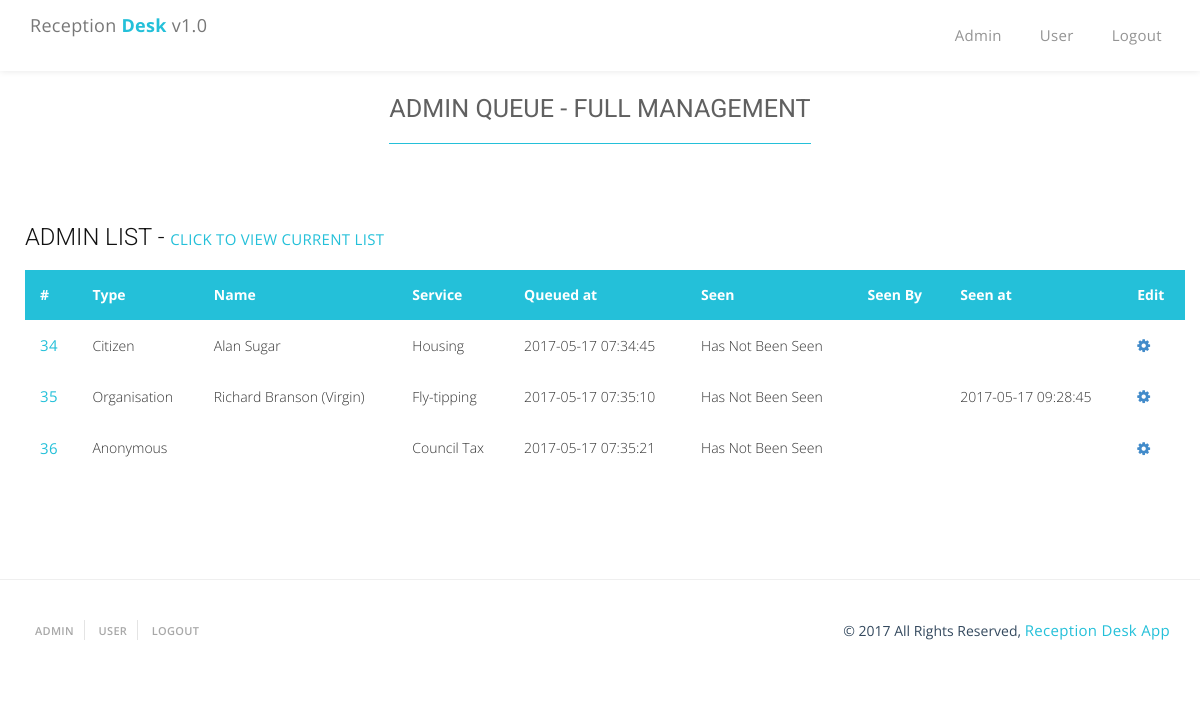
Screenshot of /admin.php (signed in) with the database file from the repository.
### tables this page shows
CREATE TABLE `queue` (
  `ID` int(10) NOT NULL,
  `Type` varchar(255) NOT NULL,
  `TypeName` varchar(255) NOT NULL,
  `Name` varchar(255) NOT NULL,
  `Service` int(10) NOT NULL,
  `QueuedAt` timestamp NOT NULL DEFAULT CURRENT_TIMESTAMP,
  `Seen` int(1) DEFAULT '0',
  `SeenBy` varchar(255) DEFAULT NULL,
  `SeenAt` datetime DEFAULT NULL
);

CREATE TABLE `service` (
  `ID` int(10) NOT NULL,
  `Service` varchar(255) NOT NULL
);

### admin.php (the view, shortened to what this page needs)
<?php
include("db.php");
?>
<!DOCTYPE html>
<head>
    <link rel="stylesheet" href="css/bootstrap.min.css">
    <link rel="stylesheet" href="css/font-awesome.min.css">
    <link rel="stylesheet" href="css/animate.css">
    <link rel="stylesheet" href="css/prettyPhoto.css">
    <link rel="stylesheet" href="css/owl.carousel.css">
    <link rel="stylesheet" href="css/main.css">
    <link rel="stylesheet" href="css/responsive.css">
</head>
<?php
$sql = <<<SQL
    SELECT *
    FROM `queue`
	ORDER BY `ID` ASC
SQL;
if(!$result = $db->query($sql)){
    die('There was an error running the query [' . $db->error . ']');
}
?>
<body id="top">
    <header>
        <nav class="navbar navbar-default navbar-fixed-top">
            <div class="container">
                <div class="navbar-header page-scroll">
                    <a class="navbar-brand page-scroll" href="#page-top">
                    Reception <strong><font color="#24c0d9">Desk</font></strong> v1.0 </a>
                </div>
                <div class="collapse navbar-collapse" id="bs-example-navbar-collapse-1">
                    <ul class="nav navbar-nav navbar-right">
                        <li><a class="page-scroll" href="desk.php#top">Admin</a>
                        </li>
                        <li><a class="page-scroll" href="user.php#services">User</a>
                        </li>
                        <li><a class="page-scroll" href="logout.php">Logout</a>
                        </li>
                    </ul>
                </div>
            </div>
        </nav>
    </header>
    <section id="contact" class="section text-center">
        <div class="container">
            <h2 class="section-title">admin QUEUE - full management</h2>
                <div class="row">
                    <div class="contact-info text-left wow fadeInRight" data-wow-duration="1s" data-wow-delay=".3s">
						<h3>ADMIN LIST - <a href="desk.php">CLick to view current list</a></h3>
                        <div style="overflow-x:auto;">
<table width ="100%" class="w3-table w3-margin-top w3-margin-bottom w3-striped w3-bordered"><tr>
  <th>#</th>
  <th>Type</th>
  <th>Name</th>
  <th>Service</th>
  <th>Queued at</th>
  <th>Seen </th>
  <th>Seen By</th>
  <th>Seen at</th>
  <th>Edit</th>
  </tr>
<?php
	if ($result->num_rows > 0) {
    while($row = $result->fetch_assoc()) {
		$TypeName = $row["TypeName"];
		if ($row["TypeName"]!='') {
			$TypeName = ' ('.$row["TypeName"].')';
		}
		else {
			$TypeName = '';
		}
		$Name = $row["Name"];
		if ($row["Type"]=='Anonymous') {
			$TypeName = '';
			$Name = '';
		}
$_con=mysqli_connect("localhost","root","","receptiondesk_db");
$_sql='SELECT * FROM service WHERE ID = "'.$row["Service"].'"';
$_result=mysqli_query($_con,$_sql);
$_row=mysqli_fetch_array($_result,MYSQLI_ASSOC);
if ($row["Seen"] == 0) {
	$Seen = 'Has Not Been Seen';
} elseif ($row["Seen"] == 1) {
	$Seen = 'Has Been Seen';
} elseif ($row["Seen"] == 2) {
	$Seen = 'Has Been Cancelled';
} else {
	$Seen ='NA';
}
		?>
	<tr>
	  <td><a href="edit.php?rowID=<?php echo $row["ID"]; ?>"><?php echo $row["ID"]; ?></a></td>
	  <td><?php echo $row["Type"]; ?></td>
	  <td><?php echo $Name . '' . $TypeName; ?></td>
	  <td><?php echo $_row["Service"] ?></td>
	  <td><?php echo $row["QueuedAt"]; ?></td>
	  <td><?php echo $Seen; ?></td>
	  <td><?php echo $row["SeenBy"]; ?></td>
	  <td><?php echo $row["SeenAt"]; ?></td>
	  <td><a href="edit.php?rowID=<?php echo $row["ID"]; ?>"><i class="fa fa-1x fa-cog wow bounceIn text-primary" data-wow-delay=".2s"></i></a></td>
	</tr>
  <?php
		 }
} else {
    echo "0 results";
}
	?></table>
</div>
                    </div>
                </div>
        </div>
    </section>
    <footer>
        <div class="container">
            <div class="row">
                <div class="col-md-6">
                    <div class="footer-menu">
                        <ul class="list-inline">
                            <li><a href="desk.php">Admin</a>
                            </li>
                            <li><a href="user.php">User</a>
                            </li>
                            <li><a href="logout.php">Logout</a>
                            </li>
                        </ul>
                    </div>
                </div>
                <div class="col-md-6">
                    <div class="footer-content text-right">
                        <p>&copy; 2017 All Rights Reserved, <a href="#">Reception Desk App</a>
                        </p>
                    </div>
                </div>
            </div>
        </div>
    </footer>
</body>

### css/main.css (style rules this page uses)
body { font-family: 'Open Sans', sans-serif; font-weight: 300; overflow-x: hidden; }
h1, h2, h3, h4, h5, h6 { font-family: 'Roboto', sans-serif; font-weight: 400; }
h2 { font-size: 1.8em; text-transform: uppercase; color: #606060; }
h3 { font-size: 1.7em; text-transform: uppercase; font-weight: 300; margin-bottom: 20px; color: #111; }
p { font-size: 15px; color: #727272; line-height: 1.5em; font-weight: 400; }
a { font-size: 15px; font-family: 'Open Sans', sans-serif; color: #24C0D9; font-weight: 400; letter-spacing: .3px; }
.section { padding: 75px 0; }
.section-title { margin-bottom: 50px; padding-bottom: 20px; display: inline-block; border-bottom: 1px solid #24C0D9; }
.navbar-default { background: #fff; border-color: transparent; padding: 10px 0; -moz-box-shadow: 0 0 7px rgba(0, 0, 0, 0.1); box-shadow: 0 0 7px rgba(0, 0, 0, 0.1); }
.navbar-brand { padding: 5px 15px; max-width: 220px; }
.navbar-default .navbar-nav>li>a { color: #949494; margin-right: 8px; }
.contact-info { margin-top: 30px; }
.contact-info, .business-hours { margin-bottom: 30px; margin-left: 10px; }
footer { background: #fff; border-top: 1px solid #efefef; padding: 40px 0; }
.footer-menu li { border-right: 1px solid #e4e4e4; }
.footer-menu li:last-child { border-right: none; }
.footer-menu a { color: #A8A8A8; font-size: 11px; text-transform: uppercase; font-weight: 600; padding: 0 5px; }
.footer-content p { color: #34495E; font-size: 14px; }

### admin.php (style rules this page uses)
th { background-color: #24c0d9; color: white; }
th, td { padding: 15px; text-align: left; }

### rows the page displays
queue: ID "34", Type "Citizen", Name "Alan Sugar", service.Service "Housing", QueuedAt "2017-05-17 07:34:45", Seen "Has Not Been Seen"
queue: ID "35", Type "Organisation", Name "Richard Branson", TypeName "(Virgin)", service.Service "Fly-tipping", QueuedAt "2017-05-17 07:35:10", Seen "Has Not Been Seen", SeenAt "2017-05-17 09:28:45"
queue: ID "36", Type "Anonymous", service.Service "Council Tax", QueuedAt "2017-05-17 07:35:21", Seen "Has Not Been Seen"
